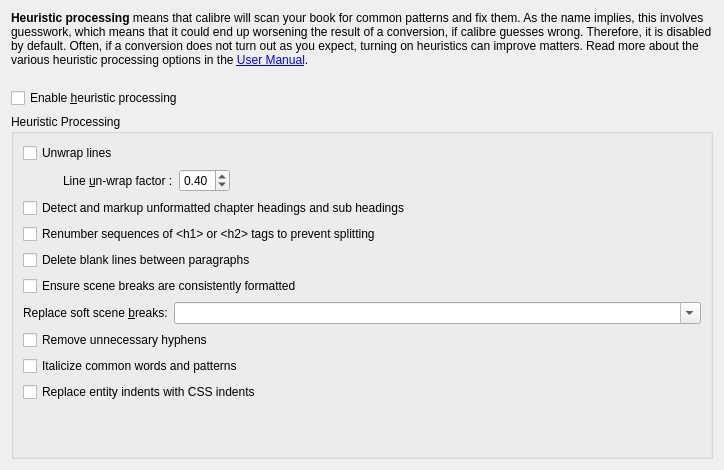
<?xml version="1.0" encoding="UTF-8"?>
<ui version="4.0">
 <class>Form</class>
 <widget class="QWidget" name="Form">
  <property name="geometry">
   <rect>
    <x>0</x>
    <y>0</y>
    <width>724</width>
    <height>470</height>
   </rect>
  </property>
  <property name="windowTitle">
   <string>Form</string>
  </property>
  <layout class="QVBoxLayout" name="verticalLayout">
   <item>
    <widget class="QLabel" name="label">
     <property name="text">
      <string>&lt;b&gt;Heuristic processing&lt;/b&gt; means that calibre will scan your book for common patterns and fix them. As the name implies, this involves guesswork, which means that it could end up worsening the result of a conversion, if calibre guesses wrong. Therefore, it is disabled by default. Often, if a conversion does not turn out as you expect, turning on heuristics can improve matters. Read more about the various heuristic processing options in the &lt;a href=&quot;http://manual.calibre-ebook.com/conversion.html#heuristic-processing&quot;&gt;User Manual&lt;/a&gt;.</string>
     </property>
     <property name="wordWrap">
      <bool>true</bool>
     </property>
     <property name="openExternalLinks">
      <bool>true</bool>
     </property>
    </widget>
   </item>
   <item>
    <spacer name="verticalSpacer_2">
     <property name="orientation">
      <enum>Qt::Vertical</enum>
     </property>
     <property name="sizeType">
      <enum>QSizePolicy::Fixed</enum>
     </property>
     <property name="sizeHint" stdset="0">
      <size>
       <width>20</width>
       <height>15</height>
      </size>
     </property>
    </spacer>
   </item>
   <item>
    <widget class="QCheckBox" name="opt_enable_heuristics">
     <property name="text">
      <string>Enable &amp;heuristic processing</string>
     </property>
    </widget>
   </item>
   <item>
    <widget class="QGroupBox" name="heuristic_options">
     <property name="title">
      <string>Heuristic Processing</string>
     </property>
     <layout class="QVBoxLayout" name="verticalLayout_2">
      <item>
       <widget class="QCheckBox" name="opt_unwrap_lines">
        <property name="text">
         <string>Unwrap lines</string>
        </property>
       </widget>
      </item>
      <item>
       <layout class="QHBoxLayout" name="horizontalLayout">
        <item>
         <spacer name="horizontalSpacer">
          <property name="orientation">
           <enum>Qt::Horizontal</enum>
          </property>
          <property name="sizeType">
           <enum>QSizePolicy::Fixed</enum>
          </property>
          <property name="sizeHint" stdset="0">
           <size>
            <width>40</width>
            <height>20</height>
           </size>
          </property>
         </spacer>
        </item>
        <item>
         <widget class="QLabel" name="huf_label">
          <property name="text">
           <string>Line &amp;un-wrap factor :</string>
          </property>
          <property name="buddy">
           <cstring>opt_html_unwrap_factor</cstring>
          </property>
         </widget>
        </item>
        <item>
         <widget class="QDoubleSpinBox" name="opt_html_unwrap_factor">
          <property name="toolTip">
           <string/>
          </property>
          <property name="maximum">
           <double>1.000000000000000</double>
          </property>
          <property name="singleStep">
           <double>0.050000000000000</double>
          </property>
          <property name="value">
           <double>0.400000000000000</double>
          </property>
         </widget>
        </item>
        <item>
         <spacer name="horizontalSpacer_2">
          <property name="orientation">
           <enum>Qt::Horizontal</enum>
          </property>
          <property name="sizeHint" stdset="0">
           <size>
            <width>40</width>
            <height>20</height>
           </size>
          </property>
         </spacer>
        </item>
       </layout>
      </item>
      <item>
       <widget class="QCheckBox" name="opt_markup_chapter_headings">
        <property name="text">
         <string>Detect and markup unformatted chapter headings and sub headings</string>
        </property>
       </widget>
      </item>
      <item>
       <widget class="QCheckBox" name="opt_renumber_headings">
        <property name="text">
         <string>Renumber sequences of &lt;h1&gt; or &lt;h2&gt; tags to prevent splitting</string>
        </property>
       </widget>
      </item>
      <item>
       <widget class="QCheckBox" name="opt_delete_blank_paragraphs">
        <property name="text">
         <string>Delete blank lines between paragraphs</string>
        </property>
       </widget>
      </item>
      <item>
       <widget class="QCheckBox" name="opt_format_scene_breaks">
        <property name="text">
         <string>Ensure scene breaks are consistently formatted</string>
        </property>
       </widget>
      </item>
      <item>
       <layout class="QHBoxLayout" name="horizontalLayout_2">
        <property name="sizeConstraint">
         <enum>QLayout::SetDefaultConstraint</enum>
        </property>
        <item>
         <widget class="QLabel" name="label_2">
          <property name="sizePolicy">
           <sizepolicy hsizetype="Minimum" vsizetype="Preferred">
            <horstretch>0</horstretch>
            <verstretch>0</verstretch>
           </sizepolicy>
          </property>
          <property name="text">
           <string>Replace soft scene &amp;breaks:</string>
          </property>
          <property name="buddy">
           <cstring>opt_replace_scene_breaks</cstring>
          </property>
         </widget>
        </item>
        <item>
         <widget class="QComboBox" name="opt_replace_scene_breaks">
          <property name="sizePolicy">
           <sizepolicy hsizetype="Expanding" vsizetype="Fixed">
            <horstretch>0</horstretch>
            <verstretch>0</verstretch>
           </sizepolicy>
          </property>
          <property name="editable">
           <bool>true</bool>
          </property>
          <property name="insertPolicy">
           <enum>QComboBox::InsertAtTop</enum>
          </property>
         </widget>
        </item>
       </layout>
      </item>
      <item>
       <widget class="QCheckBox" name="opt_dehyphenate">
        <property name="text">
         <string>Remove unnecessary hyphens</string>
        </property>
       </widget>
      </item>
      <item>
       <widget class="QCheckBox" name="opt_italicize_common_cases">
        <property name="text">
         <string>Italicize common words and patterns</string>
        </property>
       </widget>
      </item>
      <item>
       <widget class="QCheckBox" name="opt_fix_indents">
        <property name="text">
         <string>Replace entity indents with CSS indents</string>
        </property>
       </widget>
      </item>
      <item>
       <spacer name="verticalSpacer">
        <property name="orientation">
         <enum>Qt::Vertical</enum>
        </property>
        <property name="sizeHint" stdset="0">
         <size>
          <width>131</width>
          <height>35</height>
         </size>
        </property>
       </spacer>
      </item>
     </layout>
    </widget>
   </item>
  </layout>
 </widget>
 <resources/>
 <connections>
  <connection>
   <sender>opt_enable_heuristics</sender>
   <signal>toggled(bool)</signal>
   <receiver>opt_html_unwrap_factor</receiver>
   <slot>setEnabled(bool)</slot>
   <hints>
    <hint type="sourcelabel">
     <x>328</x>
     <y>87</y>
    </hint>
    <hint type="destinationlabel">
     <x>481</x>
     <y>113</y>
    </hint>
   </hints>
  </connection>
  <connection>
   <sender>opt_enable_heuristics</sender>
   <signal>toggled(bool)</signal>
   <receiver>huf_label</receiver>
   <slot>setEnabled(bool)</slot>
   <hints>
    <hint type="sourcelabel">
     <x>295</x>
     <y>88</y>
    </hint>
    <hint type="destinationlabel">
     <x>291</x>
     <y>105</y>
    </hint>
   </hints>
  </connection>
 </connections>
</ui>
